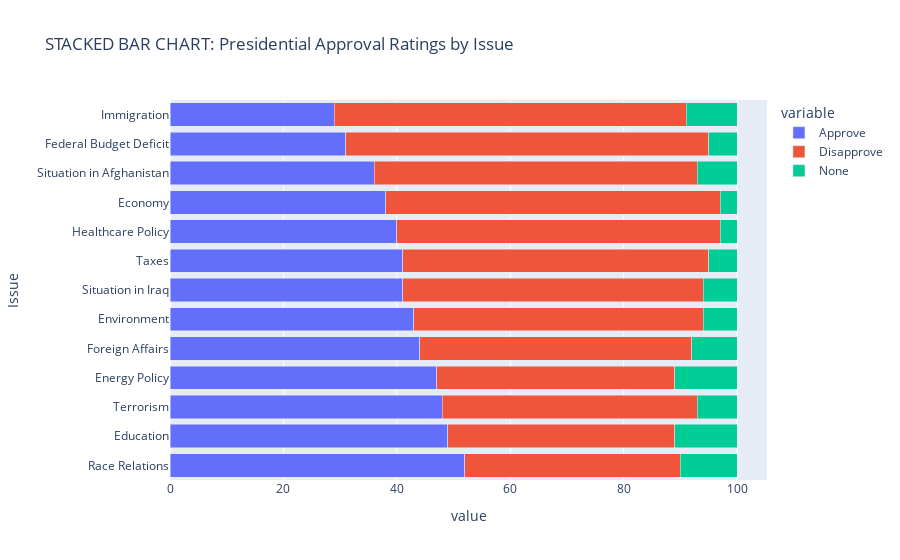

Notebook cell for this chart:
### Code cell
# Create Stacked bar chart for approval ratings accross issues
fig = px.bar(pomp, y='Issue', x=['Approve','Disapprove','None'],
             title = 'STACKED BAR CHART: Presidential Approval Ratings by Issue',
             orientation = "h",
             barmode = 'stack')
 
fig.show()

### Figure 1 — Plotly figure (JSON) as saved in the notebook; plotly's stock layout.template omitted (floating-point values rounded to 4 significant figures)
{"data": [{"alignmentgroup": "True", "hovertemplate": "variable=Approve<br>value=%{x}<br>Issue=%{y}<extra></extra>", "legendgroup": "Approve", "marker": {"color": "#636efa", "pattern": {"shape": ""}}, "name": "Approve", "offsetgroup": "Approve", "orientation": "h", "showlegend": true, "textposition": "auto", "type": "bar", "x": [52, 49, 48, 47, 44, 43, 41, 41, 40, 38, 36, 31, 29], "xaxis": "x", "y": ["Race Relations", "Education", "Terrorism", "Energy Policy", "Foreign Affairs", "Environment", "Situation in Iraq", "Taxes", "Healthcare Policy", "Economy", "Situation in Afghanistan", "Federal Budget Deficit", "Immigration"], "yaxis": "y"}, {"alignmentgroup": "True", "hovertemplate": "variable=Disapprove<br>value=%{x}<br>Issue=%{y}<extra></extra>", "legendgroup": "Disapprove", "marker": {"color": "#EF553B", "pattern": {"shape": ""}}, "name": "Disapprove", "offsetgroup": "Disapprove", "orientation": "h", "showlegend": true, "textposition": "auto", "type": "bar", "x": [38, 40, 45, 42, 48, 51, 53, 54, 57, 59, 57, 64, 62], "xaxis": "x", "y": ["Race Relations", "Education", "Terrorism", "Energy Policy", "Foreign Affairs", "Environment", "Situation in Iraq", "Taxes", "Healthcare Policy", "Economy", "Situation in Afghanistan", "Federal Budget Deficit", "Immigration"], "yaxis": "y"}, {"alignmentgroup": "True", "hovertemplate": "variable=None<br>value=%{x}<br>Issue=%{y}<extra></extra>", "legendgroup": "None", "marker": {"color": "#00cc96", "pattern": {"shape": ""}}, "name": "None", "offsetgroup": "None", "orientation": "h", "showlegend": true, "textposition": "auto", "type": "bar", "x": [10, 11, 7, 11, 8, 6, 6, 5, 3, 3, 7, 5, 9], "xaxis": "x", "y": ["Race Relations", "Education", "Terrorism", "Energy Policy", "Foreign Affairs", "Environment", "Situation in Iraq", "Taxes", "Healthcare Policy", "Economy", "Situation in Afghanistan", "Federal Budget Deficit", "Immigration"], "yaxis": "y"}], "layout": {"barmode": "stack", "legend": {"title": {"text": "variable"}, "tracegroupgap": 0}, "title": {"text": "STACKED BAR CHART: Presidential Approval Ratings by Issue"}, "xaxis": {"anchor": "y", "domain": [0, 1], "title": {"text": "value"}}, "yaxis": {"anchor": "x", "domain": [0, 1], "title": {"text": "Issue"}}}}
